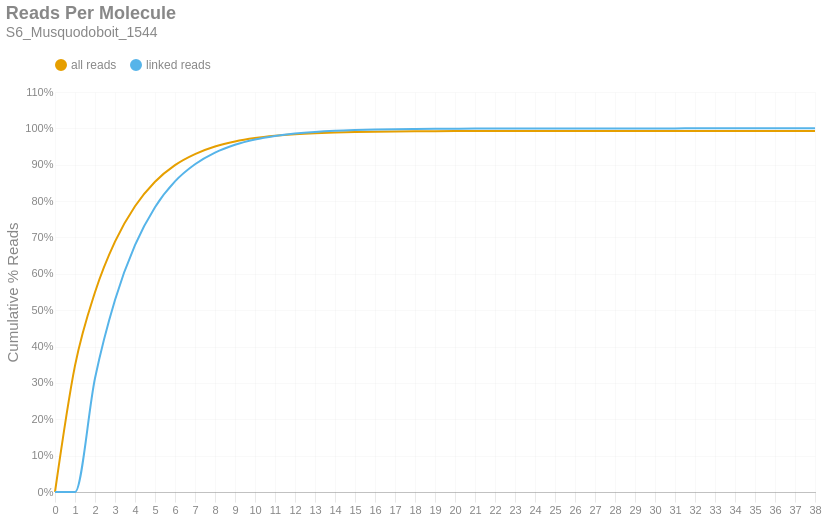

Here is the notebook cell this chart was saved with:
### Markdown cell above
### Reads per Molecule
This chart shows the cumulative distribution of the number of reads per linked molecule. That is, how many alignments are associated with a unique molecule. This excludes the number of reads associated with invalid or absent linked-read barcodes. The `linked` histogram is the percentages recalculated when disregarding singletons.

### Code cell
if SKIPLR:
    print_html(f"Skipped")
else:
    counts = np.bincount(valids['reads'].cast(pl.Int64).to_numpy())
    weighted = counts * np.arange(len(counts))
    all_perc = weighted / n_reads
    linked_perc = weighted / n_linked_reads
    linked_perc[1] = 0
    binned_df = pl.DataFrame({
        'readsper': list(range(len(counts))),
        'all reads (cumsum)': np.cumsum(all_perc).tolist(),
        'linked reads (cumsum)': np.cumsum(linked_perc).tolist(),
    })

    with SafeRender(binned_df):
        (
            density_plot(binned_df, 'Reads Per Molecule', samplename, 'readspmol')
            .encode(
                x=alt.X('readsper:O', title=None).axis(labelAngle=0).scale(padding=0),
                y=alt.Y('value:Q', title='Cumulative % Reads').axis(format='%').stack(False),
                color=alt.Color("key:N").scale(domain=["all reads", "linked reads"]),
                tooltip=[
                    alt.Tooltip("key:N", title="Data Type"),
                    alt.Tooltip("readsper:O", title="Reads Per Molecule"),
                    alt.Tooltip("value:Q", format=".2%", title="% Reads (Cum.)")
                ]            
            )
        ).display()

### Figure 1 — Vega-Lite specification as saved in the notebook (floating-point values rounded to 4 significant figures)
{"width": "container", "height": 400, "config": {"title": {"anchor": "start", "dy": -15, "fontSize": 18, "color": "#888888", "subtitleColor": "#888888", "subtitleFontSize": 14}, "arc": {"fill": "#0072B2"}, "axis": {"domainColor": "#888888", "domainWidth": 0.5, "gridWidth": 0.2, "grid": false, "titleFontWeight": 400, "titleFontSize": 15, "labelFontSize": 11, "labelColor": "#888888", "tickColor": "#888888", "tickWidth": 0.2, "titleColor": "#888888"}, "axisBand": {"grid": false}, "axisX": {"grid": true, "tickSize": 10, "domainCap": "round"}, "axisY": {"domain": false, "grid": true, "tickSize": 0, "domainCap": "round"}, "background": "transparent", "header": {"labelFontSize": 15, "labelColor": "#888888", "titleFontSize": 15, "titleFontWeight": 600, "titleColor": "#888888"}, "legend": {"labelFont": "sans-serif", "labelFontSize": 12, "labelColor": "#888888", "symbolSize": 100, "symbolType": "circle", "titleFontSize": 12, "titlePadding": 10, "titleColor": "#888888", "title": null, "orient": "top"}, "range": {"category": ["#E69F00", "#56B4E9", "#009E73", "#F0E442", "#0072B2", "#D55E00", "#CC79A7", "#000000"], "diverging": ["#cfe8f3", "#a2d4ec", "#73bfe2", "#46abdb", "#1696d2", "#12719e"]}, "area": {"fill": "#0072B2", "fillOpacity": 0.7, "line": true, "strokeOpacity": 0.7}, "line": {"color": "#0072B2", "stroke": "#0072B2", "strokeWidth": 2}, "trail": {"color": "#0072B2", "stroke": "#0072B2", "strokeWidth": 0, "size": 1}, "point": {"filled": true, "fillOpacity": 1.0, "size": 95}, "text": {"color": "#888888", "fontSize": 11, "align": "right", "fontWeight": 400, "size": 11}, "bar": {"fill": "#0072B2", "stroke": null}, "view": {"stroke": null, "continuousWidth": 660, "continuousHeight": 400}}, "data": {"name": "data-aa7a63a4f6ec8cdf39cea005518adccf"}, "mark": {"type": "line", "interpolate": "monotone", "point": {"opacity": 0, "size": 275}}, "encoding": {"color": {"field": "key", "scale": {"domain": ["all reads", "linked reads"]}, "type": "nominal"}, "tooltip": [{"field": "key", "title": "Data Type", "type": "nominal"}, {"field": "readsper", "title": "Reads Per Molecule", "type": "ordinal"}, {"field": "value", "format": ".2%", "title": "% Reads (Cum.)", "type": "quantitative"}], "x": {"axis": {"labelAngle": 0}, "field": "readsper", "scale": {"padding": 0}, "title": null, "type": "ordinal"}, "y": {"axis": {"format": "%"}, "field": "value", "stack": false, "title": "Cumulative % Reads", "type": "quantitative"}}, "params": [{"name": "param_c36ac31b6afebe62", "select": {"type": "point", "fields": ["key"]}, "bind": "legend"}], "title": {"text": "Reads Per Molecule", "subtitle": "S6_Musquodoboit_1544"}, "transform": [{"fold": ["all reads (cumsum)", "linked reads (cumsum)"]}, {"calculate": "replace(datum.key, ' (cumsum)', '')", "as": "key"}, {"filter": {"param": "param_c36ac31b6afebe62"}}], "usermeta": {"embedOptions": {"downloadFileName": "S6_Musquodoboit_1544.readspmol"}}, "$schema": "https://vega.github.io/schema/vega-lite/v6.1.0.json", "datasets": {"data-aa7a63a4f6ec8cdf39cea005518adccf": [{"readsper": 0, "all reads (cumsum)": 0.0, "linked reads (cumsum)": 0.0}, {"readsper": 1, "all reads (cumsum)": 0.3474, "linked reads (cumsum)": 0.0}, {"readsper": 2, "all reads (cumsum)": 0.5493, "linked reads (cumsum)": 0.3127}, {"readsper": 3, "all reads (cumsum)": 0.6884, "linked reads (cumsum)": 0.5282}, {"readsper": 4, "all reads (cumsum)": 0.7857, "linked reads (cumsum)": 0.6789}, {"readsper": 5, "all reads (cumsum)": 0.8531, "linked reads (cumsum)": 0.7833}, {"readsper": 6, "all reads (cumsum)": 0.8989, "linked reads (cumsum)": 0.8542}, {"readsper": 7, "all reads (cumsum)": 0.9293, "linked reads (cumsum)": 0.9013}, {"readsper": 8, "all reads (cumsum)": 0.95, "linked reads (cumsum)": 0.9334}, {"readsper": 9, "all reads (cumsum)": 0.964, "linked reads (cumsum)": 0.955}, {"readsper": 10, "all reads (cumsum)": 0.9733, "linked reads (cumsum)": 0.9694}, {"readsper": 11, "all reads (cumsum)": 0.9795, "linked reads (cumsum)": 0.979}, {"readsper": 12, "all reads (cumsum)": 0.9838, "linked reads (cumsum)": 0.9857}, {"readsper": 13, "all reads (cumsum)": 0.9867, "linked reads (cumsum)": 0.9902}, {"readsper": 14, "all reads (cumsum)": 0.9887, "linked reads (cumsum)": 0.9933}, {"readsper": 15, "all reads (cumsum)": 0.9899, "linked reads (cumsum)": 0.9952}, {"readsper": 16, "all reads (cumsum)": 0.9909, "linked reads (cumsum)": 0.9967}, {"readsper": 17, "all reads (cumsum)": 0.9915, "linked reads (cumsum)": 0.9977}, {"readsper": 18, "all reads (cumsum)": 0.9919, "linked reads (cumsum)": 0.9983}, {"readsper": 19, "all reads (cumsum)": 0.9923, "linked reads (cumsum)": 0.9988}, {"readsper": 20, "all reads (cumsum)": 0.9925, "linked reads (cumsum)": 0.9992}, {"readsper": 21, "all reads (cumsum)": 0.9926, "linked reads (cumsum)": 0.9994}, {"readsper": 22, "all reads (cumsum)": 0.9927, "linked reads (cumsum)": 0.9996}, {"readsper": 23, "all reads (cumsum)": 0.9928, "linked reads (cumsum)": 0.9997}, {"readsper": 24, "all reads (cumsum)": 0.9929, "linked reads (cumsum)": 0.9998}, {"readsper": 25, "all reads (cumsum)": 0.9929, "linked reads (cumsum)": 0.9998}, {"readsper": 26, "all reads (cumsum)": 0.9929, "linked reads (cumsum)": 0.9999}, {"readsper": 27, "all reads (cumsum)": 0.9929, "linked reads (cumsum)": 0.9999}, {"readsper": 28, "all reads (cumsum)": 0.993, "linked reads (cumsum)": 0.9999}, {"readsper": 29, "all reads (cumsum)": 0.993, "linked reads (cumsum)": 1.0}, {"readsper": 30, "all reads (cumsum)": 0.993, "linked reads (cumsum)": 1.0}, {"readsper": 31, "all reads (cumsum)": 0.993, "linked reads (cumsum)": 1.0}, {"readsper": 32, "all reads (cumsum)": 0.993, "linked reads (cumsum)": 1.0}, {"readsper": 33, "all reads (cumsum)": 0.993, "linked reads (cumsum)": 1.0}, {"readsper": 34, "all reads (cumsum)": 0.993, "linked reads (cumsum)": 1.0}, {"readsper": 35, "all reads (cumsum)": 0.993, "linked reads (cumsum)": 1.0}, {"readsper": 36, "all reads (cumsum)": 0.993, "linked reads (cumsum)": 1.0}, {"readsper": 37, "all reads (cumsum)": 0.993, "linked reads (cumsum)": 1.0}, {"readsper": 38, "all reads (cumsum)": 0.993, "linked reads (cumsum)": 1.0}]}}
